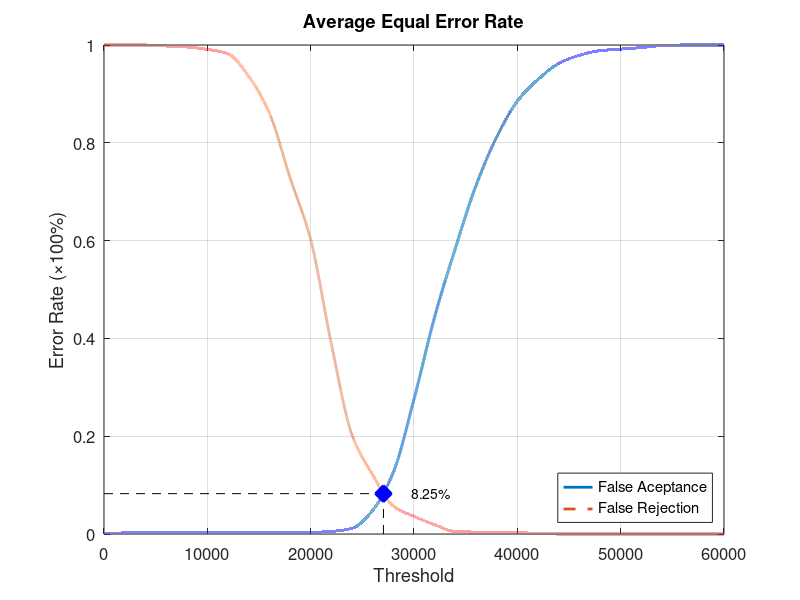
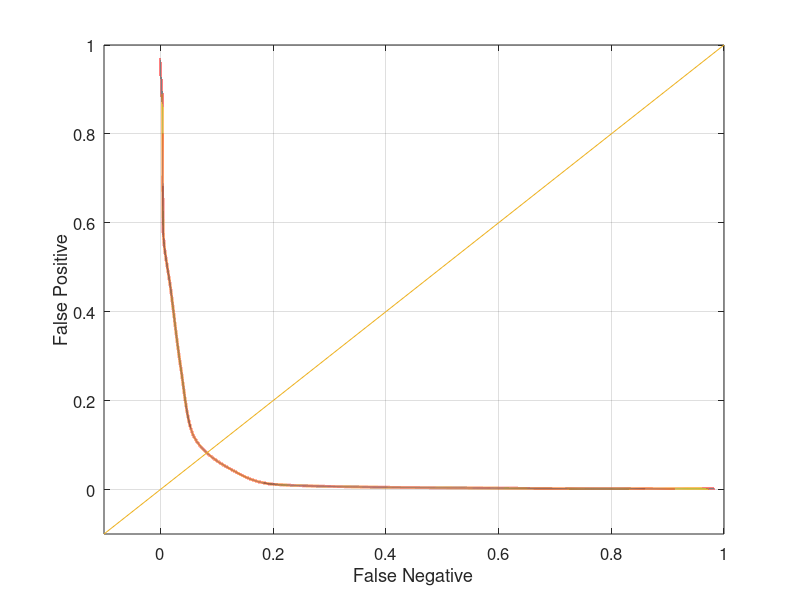

The MATLAB source for these figures, in order:
function yEER = Database3Average
close all;
clear;
clc;
x = 0:2000:60000;
xq = 0:0.5:60000;

y0 = [0 0.00210526 0.00210526 0.00210526 0.00210526 0.00210526 0.00210526 0.00210526 0.00210526 0.00210526 0.0031579 0.00526316 0.0115789 0.048421 0.126316 0.275789 0.444211 0.584211 0.712632 0.811579 0.885263 0.929474 0.962105 0.978947 0.988421 0.991579 0.994737 0.998947 1 1 1];
yy0 = interp1(x, y0, xq, 'pchip');
y1 = [1 1 1 0.998 0.996 0.991 0.982 0.936 0.861 0.729 0.602 0.389 0.203 0.121 0.057 0.036 0.019 0.005 0.004 0.004 0.003 0.001 0 0 0 0 0 0 0 0 0];
yy1 = interp1(x, y1, xq, 'pchip');

% Calculating EER: 
y2 = abs(y0 - y1);
find(y2 == min(y2))
yy2 = abs(yy0 - yy1);
xEER = find(yy2 == min(yy2));
xEERIndex = xq(xEER) % X-axis EER
yEER = yy0(xEER) % Y-axis EER

main = figure
plot(xq, yy0,'-','LineWidth', 2);	hold on
plot(xq, yy1,'--','LineWidth', 2);	hold on
plot([xEERIndex xEERIndex], [0 yEER], 'k--');	hold on
plot([0 xEERIndex], [yEER yEER], 'k--');	hold on
plot(xEERIndex, yEER, 'bx', 'LineWidth', 10);	hold on
text(xEERIndex + 10 * xEERIndex / 100, yEER, [num2str(round((10000 * yEER)) / 100) '%'])
legend('False Aceptance', 'False Rejection', 'Location', 'SouthEast')
xlabel('Threshold')
ylabel('Error Rate (\times100%)')
title('Average Equal Error Rate')
set(gca, 'FontSize', 12)
axis([0 60000 0 1])
grid on

print(main, 'Database3AverageMain', '-dpng');
FNRxFPR = figure('Color', [1 1 1]);
plot(yy1, yy0, '-', yy1, yy0, 'LineWidth', 2);
hold on
y = -0.1:0.1:1
plot(y, y); 
set(gca, 'FontSize', 12)
xlabel('False Negative')
ylabel('False Positive')
axis([-0.1 1 -0.1 1])
set(gca, 'FontSize', 12)
grid on

print(FNRxFPR, 'Database3AverageFNRxFPR','-dpng');
end
